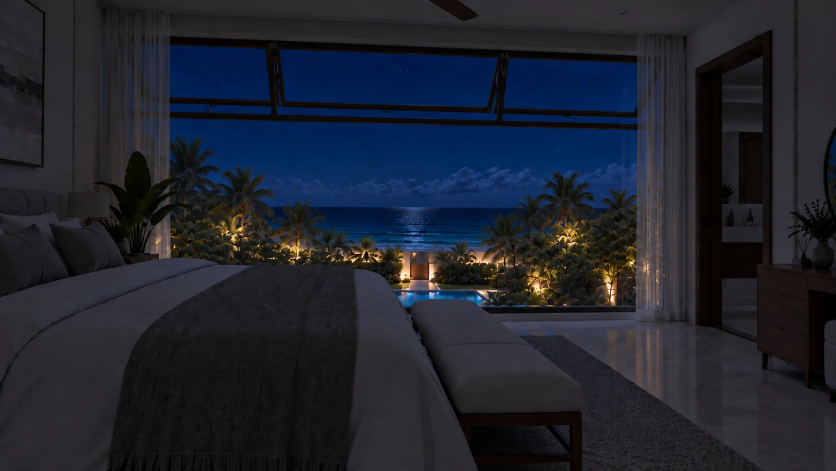
#> input picture game/images/backgrounds/villa/villa_master_night.webp, 1671 x 941 px (shown at 1/2 size)
$ python gen_scrapbook_assets.py
#> lines starting #> are read from the running program, lines starting #| are printed output that depends on the picture
#!/usr/bin/env python3
"""Regenerate the pixel-art scrapbook UI.

Draws at the mockup's 640x360 grid (see the reference Pillow scripts) and
nearest-neighbour upscales 3x so Ren'Py can show the PNGs 1:1 on a 1920x1080
screen without filtering. Layout numbers match those scripts; the game
composites photos, handwriting and stat bars on top in Ren'Py.
"""
import os
import random

import numpy as np
from PIL import Image, ImageDraw

ROOT = os.path.dirname(os.path.dirname(os.path.abspath(__file__)))
OUT = os.path.join(ROOT, "game", "images", "ui", "scrapbook")
NIGHT_PHOTO = os.path.join(ROOT, "game", "images", "backgrounds", "villa", "villa_master_night.webp")
SCALE = 3

INK = (59, 42, 48, 255)
UP = (95, 138, 50, 255)
DN = (168, 69, 63, 255)


def hexc(h, a=255):
    h = h.lstrip("#")
    return (int(h[0:2], 16), int(h[2:4], 16), int(h[4:6], 16), a)


def new(w, h, color=(0, 0, 0, 0)):
    return Image.new("RGBA", (w, h), color)


def rect(d, x, y, w, h, c):
    if w <= 0 or h <= 0:
        return
    d.rectangle((x, y, x + w - 1, y + h - 1), fill=c)


def frame9(d, x, y, w, h, outline, face, hi=None, lo=None):
    rect(d, x + 1, y, w - 2, 1, outline)
    rect(d, x + 1, y + h - 1, w - 2, 1, outline)
    rect(d, x, y + 1, 1, h - 2, outline)
    rect(d, x + w - 1, y + 1, 1, h - 2, outline)
    rect(d, x + 1, y + 1, w - 2, h - 2, face)
    if hi:
        rect(d, x + 1, y + 1, w - 2, 1, hi)
        rect(d, x + 1, y + 1, 1, h - 2, hi)
    if lo:
        rect(d, x + 1, y + h - 2, w - 2, 1, lo)
        rect(d, x + w - 2, y + 1, 1, h - 2, lo)


def up(im, scale=SCALE):
    return im.resize((im.width * scale, im.height * scale), Image.NEAREST)


def save(im, name):
    path = os.path.join(OUT, name)
    im.save(path)
    print(name, im.size)


def pixelize_photo(path, w, h, box=None, colors=48):
    im = Image.open(path).convert("RGB")
    if box:
        im = im.crop(box)
    ratio = max(w / float(im.width), h / float(im.height))
    im = im.resize((max(w, int(round(im.width * ratio))), max(h, int(round(im.height * ratio)))), Image.LANCZOS)
    left = (im.width - w) // 2
    top = (im.height - h) // 2
    im = im.crop((left, top, left + w, top + h))
    return im.quantize(colors, method=Image.Quantize.MEDIANCUT, dither=Image.Dither.NONE).convert("RGBA")


# [26 lines left out: function paint_night_sky, not called in this run]


def build_night():
    random.seed(3)
    W, H = 640, 360
    im = new(W, H, hexc("#1d1726"))
    d = ImageDraw.Draw(im)
    px = im.load()
    for x in range(W):
        c = hexc("#1d1726") if (x // 6) % 2 == 0 else hexc("#1a1422")
        rect(d, x, 0, 1, H, c)
    rect(d, 0, 312, W, 48, hexc("#140f1a"))
    rect(d, 0, 312, W, 1, hexc("#2a2233"))

    WX, WY, WW, WH = 120, 34, 400, 214
    try:
        bg = pixelize_photo(NIGHT_PHOTO, WW, WH, box=(705, 262, 1250, 555), colors=48)
    except Exception as exc:
        print("night photo fallback:", exc)
        bg = paint_night_sky(WW, WH)
    im.alpha_composite(bg, (WX, WY))

    px = im.load()
    bayer = np.array([[0, 8, 2, 10], [12, 4, 14, 6], [3, 11, 1, 9], [15, 7, 13, 5]])
    for y in range(262, 360):
        for x in range(90, 550):
            t = 1 - (y - 262) / 98.0
            edge = min(x - 90, 550 - x) / 60.0
            a = max(0, min(1, t * min(1, edge))) * 0.35
            if a * 16 > bayer[y % 4][x % 4] + 2:
                r, g, b, _ = px[x, y]
                px[x, y] = (min(255, r + 18), min(255, g + 20), min(255, b + 34), 255)

    d = ImageDraw.Draw(im)
    FO, W1, W2, W3, W0 = hexc("#120c0e"), hexc("#4a3026"), hexc("#6b4634"), hexc("#8a5e44"), hexc("#33201a")

    def wood(x, y, w, h):
        rect(d, x, y, w, h, FO)
        rect(d, x + 1, y + 1, w - 2, h - 2, W1)
        rect(d, x + 1, y + 1, w - 2, 1, W3)
        rect(d, x + 1, y + 1, 1, h - 2, W2)
        rect(d, x + 1, y + h - 2, w - 2, 1, W0)
        rect(d, x + w - 2, y + 1, 1, h - 2, W0)

    wood(WX - 8, WY - 8, WW + 16, 8)
    wood(WX - 8, WY + WH, WW + 16, 8)
    wood(WX - 8, WY - 8, 8, WH + 16)
    wood(WX + WW, WY - 8, 8, WH + 16)
    wood(WX + WW // 2 - 3, WY, 6, WH)
    wood(WX, WY + 86, WW, 5)

    gl = new(W, H)
    gd = ImageDraw.Draw(gl)
    for gx, gy in ((WX + 30, WY + 70), (WX + WW // 2 + 24, WY + 70)):
        for i in range(22):
            gd.point((gx + i, gy - i), fill=(220, 230, 255, 46))
            gd.point((gx + i + 4, gy - i), fill=(220, 230, 255, 26))
    im.alpha_composite(gl)
    d = ImageDraw.Draw(im)

    rect(d, WX - 20, WY + WH + 8, WW + 40, 10, FO)
    rect(d, WX - 19, WY + WH + 9, WW + 38, 8, W2)
    rect(d, WX - 19, WY + WH + 9, WW + 38, 1, W3)
    rect(d, WX - 19, WY + WH + 16, WW + 38, 1, W0)
    rect(d, WX - 14, WY + WH + 18, WW + 28, 3, hexc("#0d090b"))
    rect(d, WX - 52, 16, WW + 104, 4, FO)
    rect(d, WX - 51, 17, WW + 102, 2, hexc("#9a7a52"))
    rect(d, WX - 51, 17, WW + 102, 1, hexc("#c9a86e"))
    for fx in (WX - 58, WX + WW + 50):
        rect(d, fx, 14, 8, 8, FO)
        rect(d, fx + 1, 15, 6, 6, hexc("#b08d5c"))
        d.point((fx + 2, 16), fill=hexc("#e2c48a"))

    folds = [hexc("#3a1e2c"), hexc("#4b2638"), hexc("#5c3045"), hexc("#43233a")]

    def curtain(x0, w, side):
        for y in range(20, 290):
            if y < 200:
                k = max(0, (y - 40) / 160.0)
            else:
                k = max(0, 1 - (y - 200) / 70.0)
            pinch = int(w * 0.42 * (k * k * (3 - 2 * k)))
            span = w - pinch
            for x in range(span):
                xx = x0 + x if side == 0 else x0 + w - 1 - x
                d.point((xx, y), fill=folds[(x // 4) % 4])
            ex = x0 + span - 1 if side == 0 else x0 + pinch
            d.point((ex, y), fill=hexc("#2a1420"))
        for x in range(w):
            d.point((x0 + x, 289), fill=hexc("#2a1420"))

    curtain(WX - 50, 58, 0)
    curtain(WX + WW - 8, 58, 1)
    for tx in (WX - 50, WX + WW + 16):
        rect(d, tx, 197, 34, 5, FO)
        rect(d, tx + 1, 198, 32, 3, hexc("#b08d5c"))
        rect(d, tx + 1, 198, 32, 1, hexc("#d9b77c"))

    # Empty title card. Ren'Py draws the day name into it.
    CW, CH = 280, 52
    cx, cy = (W - CW) // 2, WY + WH + 22
    rect(d, cx + 2, cy + 3, CW, CH, (0, 0, 0, 120))
    frame9(d, cx, cy, CW, CH, hexc("#2a1d1a"), hexc("#efe3cc"), hexc("#fbf3e2"), hexc("#cdb895"))
    for _ in range(110):
        d.point((cx + 3 + random.randrange(CW - 6), cy + 3 + random.randrange(CH - 6)), fill=hexc("#e2d3b6"))
    rect(d, cx + CW // 2 - 2, cy - 3, 5, 5, FO)
    rect(d, cx + CW // 2 - 1, cy - 2, 3, 3, hexc("#cc0066"))
    d.point((cx + CW // 2 - 1, cy - 2), fill=hexc("#ff6fae"))

    arr = np.asarray(im).astype(np.float32)
    yy, xx = np.mgrid[0:H, 0:W]
    dd = np.hypot(xx - 320, (yy - 150) * 1.15) / 400.0
    f = 1.0 - (1.0 - 0.62) * np.minimum(1, dd)
    q = np.round(f * 8 + bayer[yy % 4, xx % 4] / 16.0 - 0.5) / 8.0
    arr[..., :3] = np.minimum(255, arr[..., :3] * q[..., None])
    im = Image.fromarray(arr.astype(np.uint8), "RGBA")
    save(up(im), "night.png")


def build_spread():
    random.seed(7)
    W, H = 640, 360
    im = new(W, H, hexc("#4a2e22"))
    d = ImageDraw.Draw(im)
    planks = [hexc("#4a2e22"), hexc("#52331f"), hexc("#472b20"), hexc("#4e3124")]
    for i, y in enumerate(range(0, H, 26)):
        rect(d, 0, y, W, 26, planks[i % 4])
        rect(d, 0, y, W, 1, hexc("#2a1913"))
        rect(d, 0, y + 1, W, 1, hexc("#5e3c2b"))
        for k in range(70):
            gx = random.randrange(W)
            gy = y + 3 + random.randrange(21)
            gl = random.randrange(6, 26)
            rect(d, gx, gy, gl, 1, hexc("#3d251b") if k % 3 else hexc("#5a3828"))
        jx = random.randrange(40, 600)
        rect(d, jx, y + 1, 1, 25, hexc("#2a1913"))

    BX, BY, BW, BH = 30, 8, 580, 318
    rect(d, BX + 3, BY + 5, BW, BH, (10, 5, 5, 150))
    frame9(d, BX, BY, BW, BH, hexc("#1e0f14"), hexc("#5a2533"), hexc("#74324a"), hexc("#3e1823"))
    for x in range(BX + 4, BX + BW - 4, 4):
        d.point((x, BY + 3), fill=hexc("#b98a6a"))
        d.point((x, BY + BH - 4), fill=hexc("#b98a6a"))

    paper = hexc("#efe4cd")
    shade = hexc("#e3d5b8")
    for (x0, y0, x1, y1) in ((38, 14, 318, 320), (322, 14, 602, 320)):
        rect(d, x0, y1, x1 - x0, 2, hexc("#d8c8a6"))
        rect(d, x0, y1 + 2, x1 - x0, 1, hexc("#c9b590"))
        rect(d, x0, y0, x1 - x0, y1 - y0, paper)
        for _ in range(420):
            d.point((random.randrange(x0 + 2, x1 - 2), random.randrange(y0 + 2, y1 - 2)), fill=shade)
    for k, c in enumerate(["#c9b896", "#d6c6a6", "#dfd0b2", "#e7dbc2", "#ebe0c8"]):
        rect(d, 318 - 1 - k, 14, 1, 306, hexc(c))
        rect(d, 322 + k, 14, 1, 306, hexc(c))
    rect(d, 318, 14, 4, 306, hexc("#b39f7d"))
    rect(d, 319, 14, 2, 306, hexc("#9c8866"))
    rect(d, 323, 14, 5, 316, hexc("#8a0045"))
    rect(d, 324, 14, 3, 316, hexc("#cc0066"))
    rect(d, 324, 14, 1, 316, hexc("#e84a94"))
    rect(d, 325, 328, 1, 3, planks[0])
    d.point((324, 330), fill=planks[0])
    d.point((326, 330), fill=planks[0])

    arr = np.asarray(im).astype(np.float32)
    yy, xx = np.mgrid[0:H, 0:W]
    bayer = np.array([[0, 8, 2, 10], [12, 4, 14, 6], [3, 11, 1, 9], [15, 7, 13, 5]])
    dd = np.hypot(xx - 60, (yy + 40) * 1.25) / 720.0
    f = 1.05 - (1.05 - 0.78) * np.minimum(1, dd)
    q = np.round(f * 10 + bayer[yy % 4, xx % 4] / 16.0 - 0.5) / 10.0
    arr[..., :3] = np.minimum(255, arr[..., :3] * q[..., None])
    im = Image.fromarray(arr.astype(np.uint8), "RGBA")
    save(up(im), "spread.png")


def build_polaroid():
    im = new(108, 86)
    d = ImageDraw.Draw(im)
    frame9(d, 0, 0, 108, 86, hexc("#6b5a48"), hexc("#fbf6ea"), hexc("#ffffff"), hexc("#ddd3c0"))
    rect(d, 5, 5, 98, 64, hexc("#2a2230"))
    rect(d, 5, 5, 98, 1, (0, 0, 0, 70))
    save(up(im), "polaroid.png")


def build_tape():
    w, h = 30, 9
    im = new(w, h)
    d = ImageDraw.Draw(im)
    rect(d, 0, 0, w, h, (228, 214, 160, 210))
    d.line((1, 1, w - 2, 1), fill=(255, 250, 225, 150))
    px = im.load()
    for y in range(h):
        if y % 2 == 0:
            px[0, y] = (0, 0, 0, 0)
            px[w - 1, y] = (0, 0, 0, 0)
    save(up(im), "tape_top.png")

    def corner(flip):
        im = new(24, 24)
        d = ImageDraw.Draw(im)
        pts = [(0, 8), (8, 0), (23, 15), (15, 23)] if not flip else [(15, 0), (23, 8), (8, 23), (0, 15)]
        d.polygon(pts, fill=(228, 214, 160, 215))
        return im

    save(up(corner(False)), "tape_corner.png")
    save(up(corner(True)), "tape_corner_flip.png")


def build_ticket():
    im = new(124, 36)
    d = ImageDraw.Draw(im)
    frame9(d, 0, 0, 124, 36, hexc("#7a3a4c"), hexc("#f3c9cf"), hexc("#fbe1e4"), hexc("#d9a5ae"))
    for y in range(2, 34, 3):
        d.point((92, y), fill=hexc("#7a3a4c"))
    save(up(im), "ticket.png")


def build_tag():
    w, h = 124, 40
    im = new(w, h)
    d = ImageDraw.Draw(im)
    poly = [(8, 0), (w - 1, 0), (w - 1, h - 1), (8, h - 1), (0, h - 9), (0, 8)]
    d.polygon(poly, fill=hexc("#e6cf9f"), outline=hexc("#5a4030"))
    d.line((9, 1, w - 2, 1), fill=hexc("#f3e2b8"))
    d.ellipse((4, 14, 11, 21), fill=hexc("#b08a3a"))
    d.ellipse((5, 15, 10, 20), fill=hexc("#d9b25a"))
    d.ellipse((6, 16, 9, 19), fill=hexc("#3a2a20"))
    save(up(im), "tag.png")


def build_diamond():
    im = new(7, 7)
    d = ImageDraw.Draw(im)
    for ox, oy in (
        (0, -2), (-1, -1), (0, -1), (1, -1),
        (-2, 0), (-1, 0), (0, 0), (1, 0), (2, 0),
        (-1, 1), (0, 1), (1, 1), (0, 2),
    ):
        d.point((3 + ox, 3 + oy), fill=hexc("#cc0066"))
    save(up(im), "diamond.png")


def build_bubble():
    rows = ["#######", "#.....#", "#.....#", "#######", ".#.....", "#......"]
    im = new(7, 6)
    d = ImageDraw.Draw(im)
    for y, row in enumerate(rows):
        for x, ch in enumerate(row):
            if ch == "#":
                d.point((x, y), fill=hexc("#7a6266"))
    save(up(im), "bubble.png")


def build_mark():
    rows = ["..#..", ".###.", "#####", ".###.", "..#.."]
    im = new(5, 5)
    d = ImageDraw.Draw(im)
    for y, row in enumerate(rows):
        for x, ch in enumerate(row):
            if ch == "#":
                d.point((x, y), fill=hexc("#7a6266"))
    save(up(im), "mark.png")


def sprite(d, x, y, rows, color):
    for j, row in enumerate(rows):
        for i, ch in enumerate(row):
            if ch == "#":
                d.point((x + i, y + j), fill=color)


ICONS = {
    "heart": ["..#.#..", ".#####.", "#######", ".#####.", "..###..", "...#..."],
    "shield": [".#####.", "#.....#", "#.....#", ".#...#.", "..#.#..", "...#..."],
    "zzz": ["####...", "...#...", "..#....", ".####..", "....#..", "....###"],
    "face": [".#####.", "#.....#", "#.#.#.#", "#.....#", "#.###.#", ".#####."],
    "lock": ["..###..", ".#...#.", ".#...#.", "#######", "###.#.#", "###.#.#", "#######"],
    "spark": ["...#...", ".#.#.#.", "..###..", "#######", "..###..", ".#.#.#.", "...#..."],
    "eye": [".#####.", "#.....#", "#.#.#.#", "#.....#", ".#####."],
    "flame": ["...#...", "..#.#..", ".#.#.#.", ".#####.", "..###..", "...#..."],
    "chevron": ["#...#..", "##..##.", ".####..", "..##...", "...#..."],
    "drop": ["...#...", "..###..", ".#####.", ".#####.", "..###..", "...#..."],
    "gate": ["#.#.#.#", "#.#.#.#", "#######", "#..#..#", "#..#..#", "#######"],
}


def build_icons():
    plates = {
        "heart": ("#f1b7c6", "#cc0066"),
        "shield": ("#b9d0d2", "#3f6470"),
        "zzz": ("#d3cbe0", "#5a4f72"),
        "face": ("#efd796", "#8a6420"),
        "lock": ("#d6cfc8", "#5a504a"),
        "spark": ("#f3d2b0", "#8a4e28"),
        "eye": ("#f0c4da", "#8a3058"),
        "flame": ("#f0c2b4", "#8a3828"),
        "chevron": ("#c9d6b8", "#3e5a28"),
        "drop": ("#e4c6d4", "#6a3050"),
        "gate": ("#d5d0c4", "#5a5348"),
    }
    for name, rows in ICONS.items():
        plate, ink = plates[name]
        im = new(13, 13)
        d = ImageDraw.Draw(im)
        frame9(d, 0, 0, 13, 13, hexc(ink), hexc(plate))
        iw, ih = len(rows[0]), len(rows)
        sprite(d, 1 + (11 - iw) // 2, 1 + (11 - ih) // 2, rows, hexc(ink))
        save(up(im), "icon_{}.png".format(name))


def build_arrows():
    up_rows = ["...#...", "..###..", ".#####.", "#######"]
    down_rows = up_rows[::-1]
    mid = ["..#..", "...#.", "#####", "...#.", "..#.."]
    small_up = ["..#..", ".###.", "#####"]
    small_down = small_up[::-1]

    def draw(rows, color, name):
        im = new(len(rows[0]), len(rows))
        d = ImageDraw.Draw(im)
        sprite(d, 0, 0, rows, color)
        save(up(im), name)

    draw(up_rows, UP, "arrow_up.png")
    draw(down_rows, DN, "arrow_down.png")
    draw(mid, hexc("#7a6266"), "arrow_mid.png")
    draw(small_up, UP, "tick_up.png")
    draw(small_down, DN, "tick_down.png")


def build_bars():
    fills = {
        "love": ("#c9406e", "#e57a9e"),
        "trust": ("#4f8592", "#7fb0bb"),
        "boredom": ("#76699a", "#a497c4"),
        "curiosity": ("#c46a32", "#e39a62"),
        "exhibitionism": ("#c45284", "#e484ae"),
        "jealousy": ("#c45a42", "#e48a74"),
        "acceptance": ("#c08e2c", "#e3b955"),
        "momentum": ("#6a8a3e", "#9ab86a"),
        "temptation": ("#a85078", "#d484a4"),
        "secrecy": ("#7a6e66", "#a59a90"),
        "boundary_looseness": ("#8a8070", "#b4aa98"),
    }

    def fill_image(body, hi, w=16, h=7):
        im = new(w, h)
        d = ImageDraw.Draw(im)
        rect(d, 0, 0, w, h, hexc(body))
        rect(d, 0, 0, w, 2, hexc(hi))
        return im

    track = new(16, 7)
    td = ImageDraw.Draw(track)
    rect(td, 0, 0, 16, 7, hexc("#d9c9a8"))
    rect(td, 0, 0, 16, 1, hexc("#cbb994"))
    save(up(track), "bar_track.png")
    save(up(fill_image("#8fc04e", "#bfe486")), "bar_gain.png")
    save(up(fill_image("#fff6d8", "#fffdf2")), "bar_flash.png")

    loss = new(200, 7)
    ld = ImageDraw.Draw(loss)
    rect(ld, 0, 0, 200, 7, hexc("#f0d6cc"))
    for x in range(200):
        for y in range(7):
            if (x + y) % 2 == 0:
                ld.point((x, y), fill=DN)
    save(up(loss), "bar_loss.png")

    for stat, (body, hi) in fills.items():
        save(up(fill_image(body, hi)), "bar_fill_{}.png".format(stat))


def build_chips_and_chrome():
    def chip(outline, name):
        im = new(18, 13)
        d = ImageDraw.Draw(im)
        frame9(d, 0, 0, 18, 13, outline, hexc("#f7efdc"))
        save(up(im), name)

    chip(UP, "chip_up.png")
    chip(DN, "chip_down.png")

    def button(face, hi, lo, name):
        im = new(104, 22)
        d = ImageDraw.Draw(im)
        frame9(d, 0, 0, 104, 22, hexc("#2a0a18"), face, hi, lo)
        save(up(im), name)

    button(hexc("#cc0066"), hexc("#ec5c9c"), hexc("#8a0045"), "continue.png")
    button(hexc("#e24b8c"), hexc("#ffd0e4"), hexc("#a01458"), "continue_hover.png")

    key = new(48, 16)
    d = ImageDraw.Draw(key)
    frame9(d, 0, 0, 48, 16, hexc("#1a0f0c"), hexc("#3a2a24"), hexc("#55413a"), hexc("#24170f"))
    save(up(key), "keycap.png")

    # Double-line stamp frame, 9-slice. Center is paper so text sits in it.
    stamp = new(28, 22)
    d = ImageDraw.Draw(stamp)
    rect(d, 0, 0, 28, 22, hexc("#efe4cd"))
    d.rectangle((0, 0, 27, 21), outline=hexc("#a83a5a"))
    d.rectangle((2, 2, 25, 19), outline=hexc("#a83a5a"))
    # A few broken-ink gaps so the border feels stamped, not ruled.
    for x, y in ((4, 0), (18, 0), (9, 21), (22, 2), (0, 8), (27, 14)):
        d.point((x, y), fill=hexc("#efe4cd"))
    save(up(stamp), "stamp.png")

    dots = new(240, 1)
    dd = ImageDraw.Draw(dots)
    for x in range(0, 240, 3):
        dd.point((x, 0), fill=hexc("#7a6266"))
    save(up(dots), "rule_dots.png")

    rule = new(8, 1, hexc("#d9cbb0"))
    save(up(rule), "rule.png")

    # Arrow used inside the continue button.
    rows = ["#...", "##..", "###.", "####", "###.", "##..", "#..."]
    im = new(4, 7)
    d = ImageDraw.Draw(im)
    sprite(d, 0, 0, rows, hexc("#fff3f7"))
    save(up(im), "continue_arrow.png")


def main():
    os.makedirs(OUT, exist_ok=True)
    build_night()
#> in pixelize_photo, im is the input picture: PIL image 1671x941 RGB; mean R, G, B 32.3, 35.8, 46
#| night.png (1920, 1080)
    build_spread()
#> in build_spread, `im = new(W, H, hexc("#4a2e22"))`:
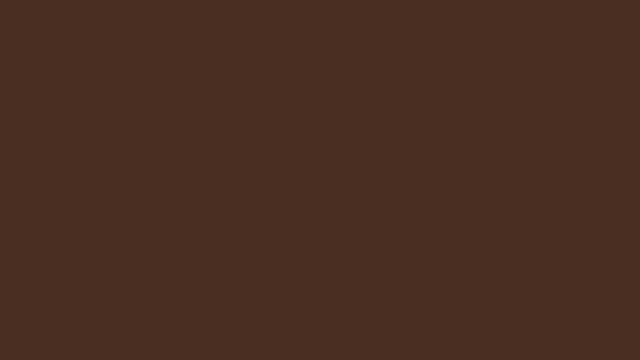
#> im: PIL image 640x360 RGBA; mean R, G, B, A 74, 46, 34, 255
#> the loop in build_spread, `for i, y in enumerate(range(0, H, 26)):` made 14 passes
#> jx on passes 1 to 8: 187, 414, 311, 580, 597, 355, 424, 375
#> in build_spread, `yy, xx = np.mgrid[0:H, 0:W]`:
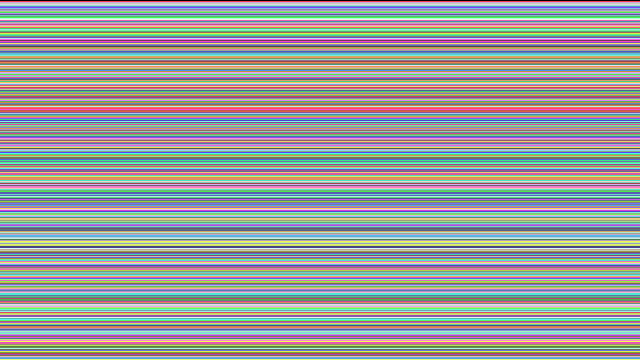
#> yy: shape (360, 640) int64; 360 distinct labels, from 0 to 359; one colour per label, 0 black
#> in build_spread, `dd = np.hypot(xx - 60, (yy + 40) * 1.25) / 720.0`:
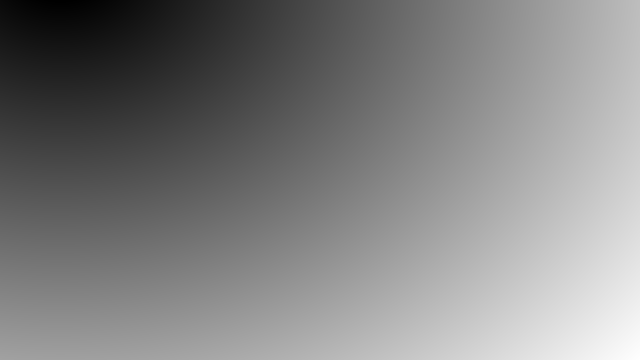
#> dd: shape (360, 640) float64; min 0.0694, max 1.06, mean 0.573; drawn with min black and max white
#> in build_spread, `q = np.round(f * 10 + bayer[yy % 4, xx % 4] / 16.0 - 0.5) / 10.0`:
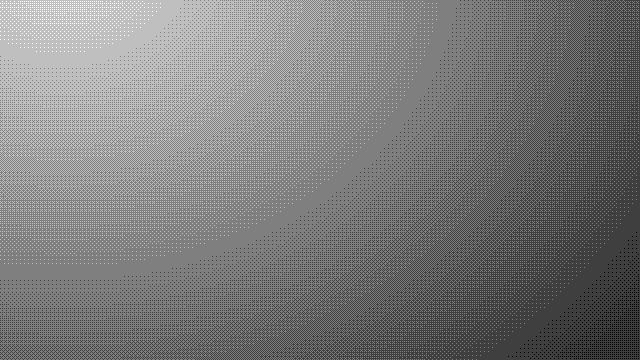
#> q: shape (360, 640) float64; min 0.7, max 1.1, mean 0.892; drawn with min black and max white
#> in build_spread, `arr[..., :3] = np.minimum(255, arr[..., :3] * q[..., None])`:
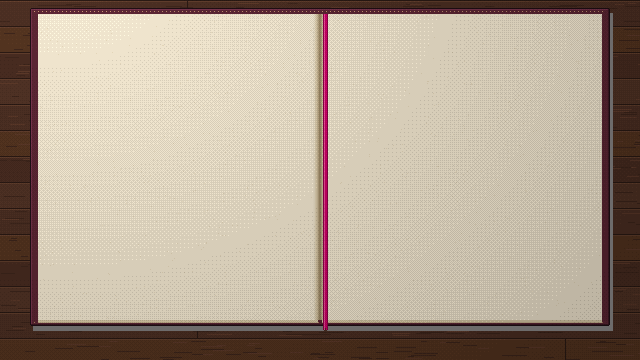
#> arr: shape (360, 640, 4) float32; mean R, G, B, A 177.2, 161.9, 144.6, 254; transparent parts drawn white
#| spread.png (1920, 1080)
    build_polaroid()
#| polaroid.png (324, 258)
    build_tape()
#| tape_top.png (90, 27)
#| tape_corner.png (72, 72)
#| tape_corner_flip.png (72, 72)
    build_ticket()
#| ticket.png (372, 108)
    build_tag()
#> in up (call 8), `return im.resize((im.width * scale, im.height * scale), Image.NEAREST)`:
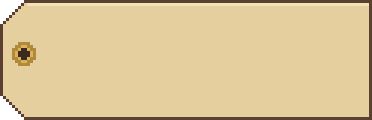
#> returned value: PIL image 372x120 RGBA; mean R, G, B, A 217.5, 194.7, 149.3, 251.3; transparent parts drawn white
#| tag.png (372, 120)
    build_diamond()
#| diamond.png (21, 21)
    build_bubble()
#| bubble.png (21, 18)
    build_mark()
    build_icons()
    build_arrows()
    build_bars()
#| bar_track.png (48, 21)
#| bar_gain.png (48, 21)
#| bar_flash.png (48, 21)
#| bar_loss.png (600, 21)
#> the loop in build_bars, `for stat, (body, hi) in fills.items():` made 11 passes
#> pass 2, in save (call 33), `im.save(path)`:
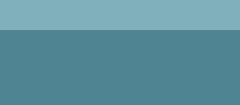
#> saved as bar_fill_trust.png: PIL image 48x21 RGBA (shown 5 times larger); mean R, G, B, A 92.7, 145.3, 157.7, 255
    build_chips_and_chrome()


if __name__ == "__main__":
    main()

$ run again, with game/images/backgrounds/villa/villa_frontdoor_evening.webp copied over game/images/backgrounds/villa/villa_master_night.webp
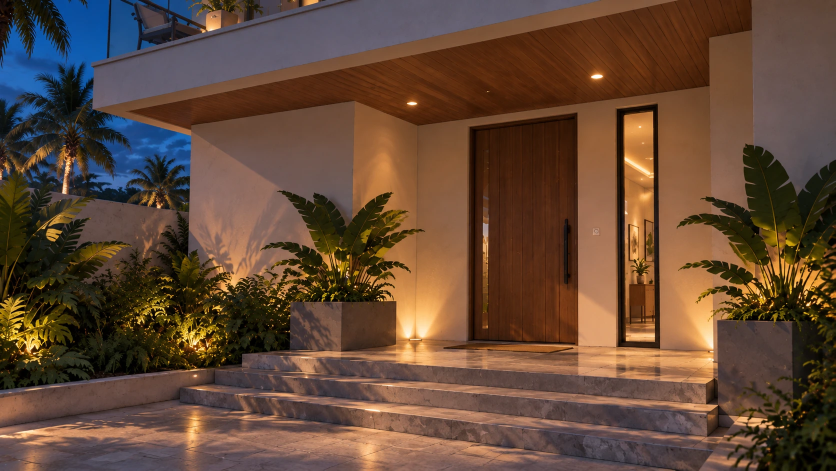
#> input picture game/images/backgrounds/villa/villa_frontdoor_evening.webp, 1671 x 941 px (shown at 1/2 size)
#> in pixelize_photo, im is the input picture: PIL image 1671x941 RGB; mean R, G, B 98.8, 72.6, 55.2
#> in pixelize_photo, `return im.quantize(colors, method=Image.Quantize.MEDIANCUT, dither=Ima..`:
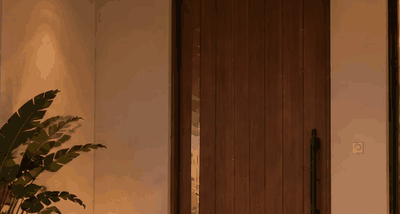
#> returned value: PIL image 400x214 RGBA; mean R, G, B, A 109.5, 68.3, 39.6, 255
#> in build_night, `arr[..., :3] = np.minimum(255, arr[..., :3] * q[..., None])`:
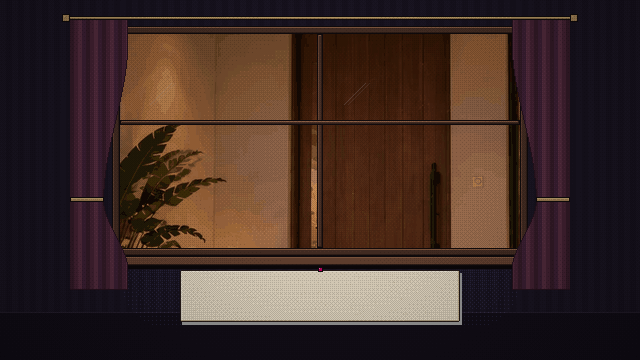
#> arr: shape (360, 640, 4) float32; mean R, G, B, A 63.7, 44.2, 39, 255.2; transparent parts drawn white
#| night.png (1920, 1080)
#> the loop in build_spread, `for i, y in enumerate(range(0, H, 26)):` made 14 passes
#> jx on passes 1 to 8: 187, 414, 311, 580, 597, 355, 424, 375
#> yy: shape (360, 640) int64; 360 distinct labels, from 0 to 359
#| spread.png (1920, 1080)
#| polaroid.png (324, 258)
#| tape_top.png (90, 27)
#| tape_corner.png (72, 72)
#| tape_corner_flip.png (72, 72)
#| ticket.png (372, 108)
#| tag.png (372, 120)
#| diamond.png (21, 21)
#| bubble.png (21, 18)
#| bar_track.png (48, 21)
#| bar_gain.png (48, 21)
#| bar_flash.png (48, 21)
#| bar_loss.png (600, 21)
